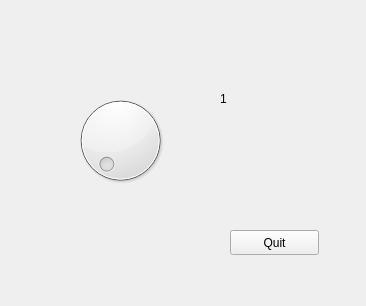
<?xml version="1.0" encoding="UTF-8"?>
<ui version="4.0">
 <class>DialMagic</class>
 <widget class="QWidget" name="DialMagic">
  <property name="geometry">
   <rect>
    <x>0</x>
    <y>0</y>
    <width>366</width>
    <height>306</height>
   </rect>
  </property>
  <property name="windowTitle">
   <string>DialMagic</string>
  </property>
  <widget class="QDial" name="dial">
   <property name="geometry">
    <rect>
     <x>70</x>
     <y>90</y>
     <width>101</width>
     <height>101</height>
    </rect>
   </property>
   <property name="minimum">
    <number>1</number>
   </property>
   <property name="maximum">
    <number>50</number>
   </property>
  </widget>
  <widget class="QLabel" name="label">
   <property name="geometry">
    <rect>
     <x>220</x>
     <y>90</y>
     <width>67</width>
     <height>17</height>
    </rect>
   </property>
   <property name="text">
    <string>1</string>
   </property>
  </widget>
  <widget class="QPushButton" name="pushButton">
   <property name="geometry">
    <rect>
     <x>230</x>
     <y>230</y>
     <width>89</width>
     <height>25</height>
    </rect>
   </property>
   <property name="text">
    <string>Quit</string>
   </property>
  </widget>
 </widget>
 <resources/>
 <connections>
  <connection>
   <sender>dial</sender>
   <signal>valueChanged(int)</signal>
   <receiver>label</receiver>
   <slot>setNum(int)</slot>
   <hints>
    <hint type="sourcelabel">
     <x>137</x>
     <y>124</y>
    </hint>
    <hint type="destinationlabel">
     <x>205</x>
     <y>108</y>
    </hint>
   </hints>
  </connection>
  <connection>
   <sender>dial</sender>
   <signal>sliderPressed()</signal>
   <receiver>label</receiver>
   <slot>show()</slot>
   <hints>
    <hint type="sourcelabel">
     <x>124</x>
     <y>158</y>
    </hint>
    <hint type="destinationlabel">
     <x>242</x>
     <y>105</y>
    </hint>
   </hints>
  </connection>
  <connection>
   <sender>dial</sender>
   <signal>sliderReleased()</signal>
   <receiver>label</receiver>
   <slot>hide()</slot>
   <hints>
    <hint type="sourcelabel">
     <x>147</x>
     <y>180</y>
    </hint>
    <hint type="destinationlabel">
     <x>264</x>
     <y>110</y>
    </hint>
   </hints>
  </connection>
  <connection>
   <sender>pushButton</sender>
   <signal>clicked()</signal>
   <receiver>DialMagic</receiver>
   <slot>close()</slot>
   <hints>
    <hint type="sourcelabel">
     <x>283</x>
     <y>243</y>
    </hint>
    <hint type="destinationlabel">
     <x>275</x>
     <y>305</y>
    </hint>
   </hints>
  </connection>
 </connections>
</ui>
